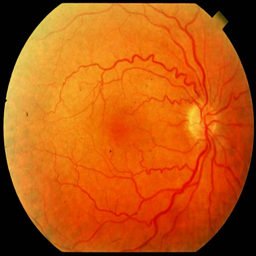
%> input picture images/im5.bmp, 256 x 256 px
$ octave bloodvessel.m   (GNU Octave 9; MATLAB toolbox functions it lacks are replaced by stand-ins)
%> lines starting %> are read from the running program, lines starting %| are printed output that depends on the picture
%%%%%%%%%%%%%%preprocessing%%%%%%%%%%%%%%%%%
a=imread('im5.bmp');
%> a is the input picture: size 256x256x3 uint8; mean R, G, B 184.5, 85.6, 15.8
b=imresize(a,[768 576]);
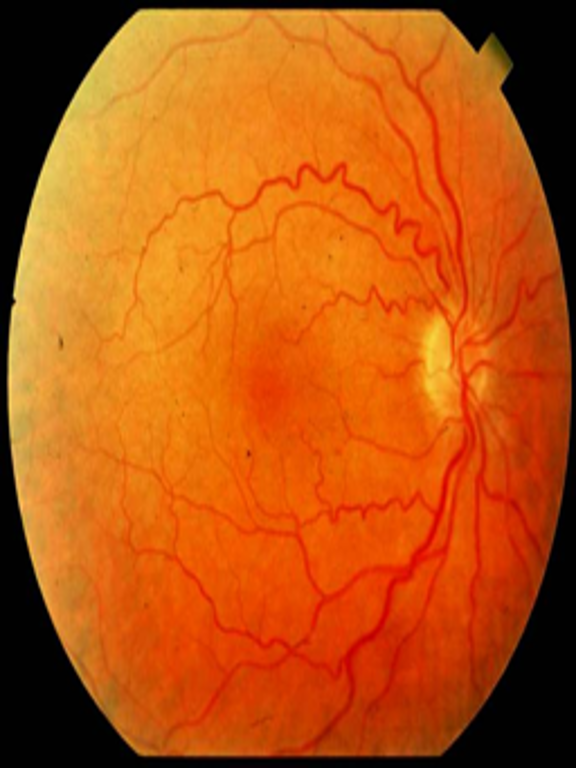
%> b: size 768x576x3 uint8; mean R, G, B 184.5, 85.6, 15.8
figure,
imshow(b);
title('Original image');

%%%%%%%%%%%%Blood vessel segmentation%%%%%%%%%%%%%%%%%
A=b(:,:,2);
figure;imshow(A);
B1 = strel('disk',2);
B2= strel('disk',6);
Dilated=imdilate(A,B1);
figure;imshow(Dilated,[]);
Eroded=imerode(A,B2);
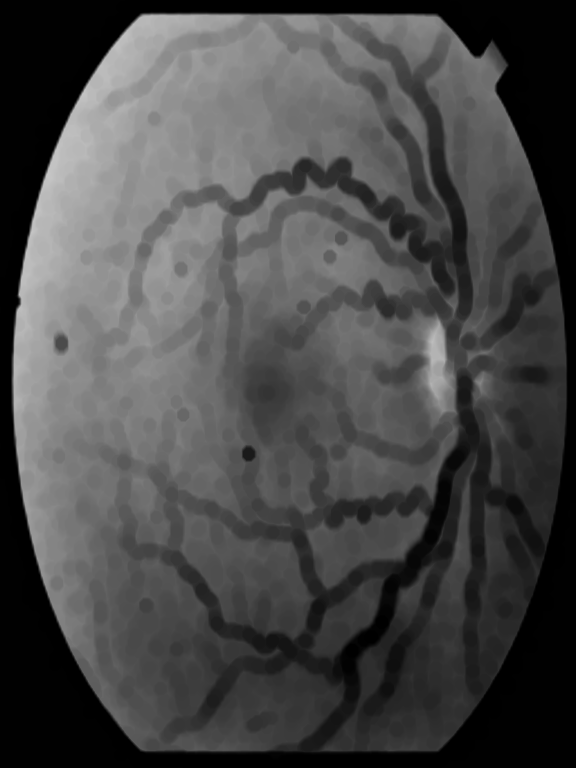
%> Eroded: size 768x576 uint8; min 0, max 200, mean 73.2
figure;imshow(Eroded,[]);

X=imdilate(A,B2);
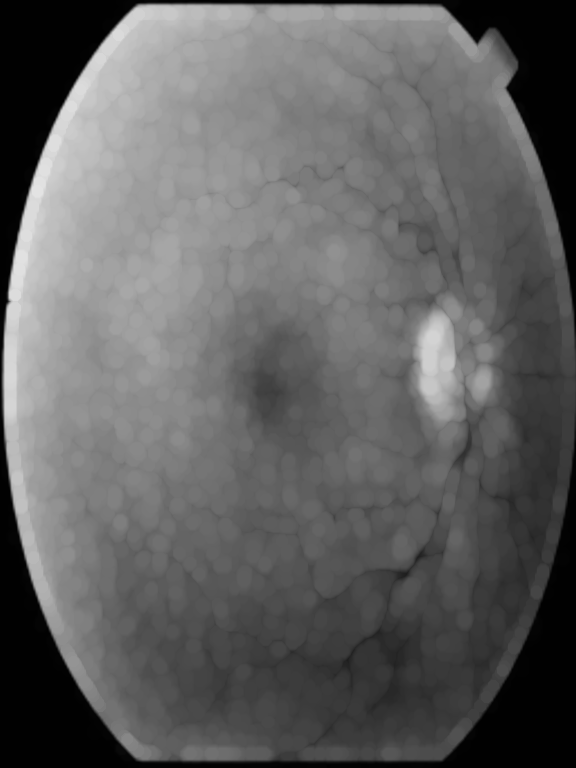
%> X: size 768x576 uint8; min 0, max 227, mean 97.4
X1=imerode(X,B2);
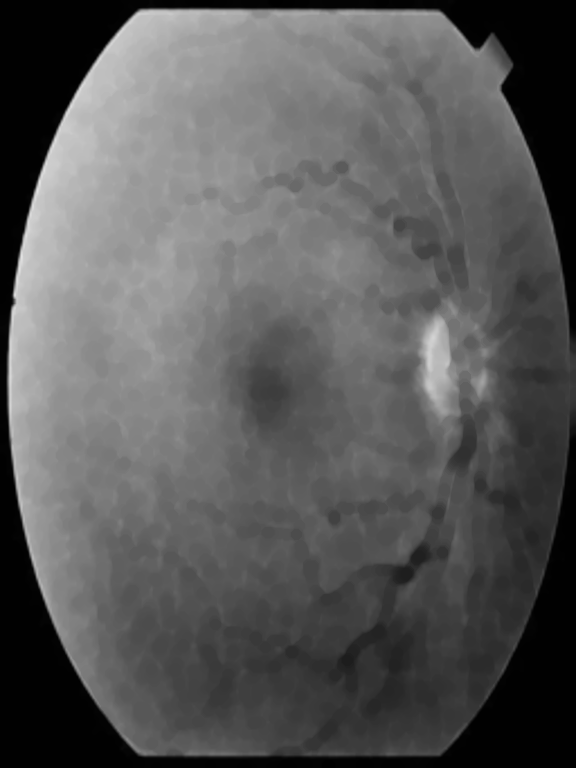
%> X1: size 768x576 uint8; min 0, max 227, mean 89.1


Y=imdilate(A,B1);
Y1=imerode(Y,B1);

C= X1-Y1;
figure;imshow(C);
% pixval on;
[r c]=size(C);
%> r = 768; c = 576
for i=1:r
    for j=1:c
        aa=C(i,j);
        if aa > 8
            C(i,j)=200;
        end
    end
end
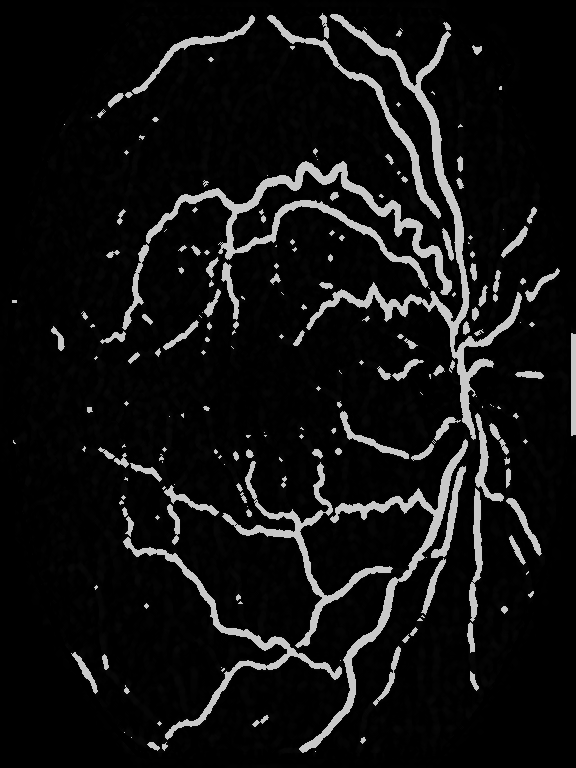
%> C: size 768x576 uint8; min 0, max 200, mean 18.4
   figure;imshow(C);
F=medfilt2(C,[3 3]);
U=medfilt2(F,[5 5]);
figure;imshow(U);
%%%%%%%%%%% Morphological thinning operation%%%%%%%%%%%%%

T=(U-(imerode(U,B1)- imerode(imcomplement(U),B1)));
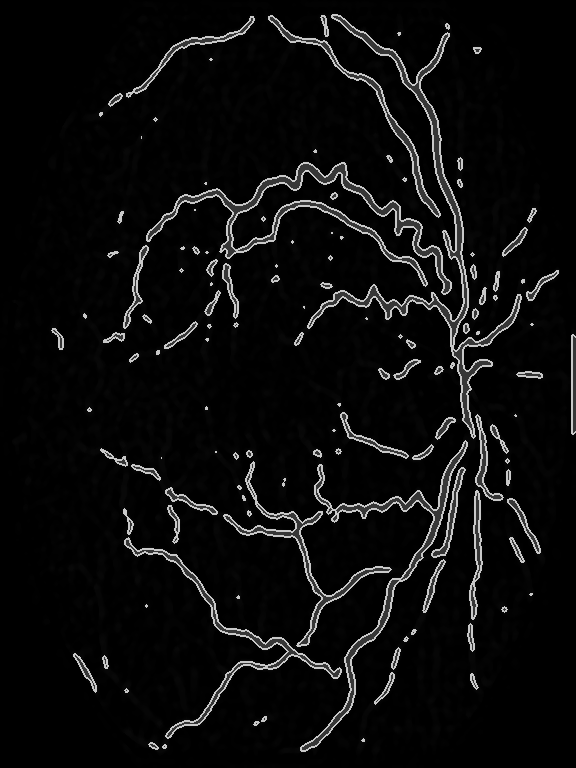
%> T: size 768x576 uint8; min 0, max 200, mean 12.3
figure;imshow(T);
Filtered=medfilt2(T,[2 2]);
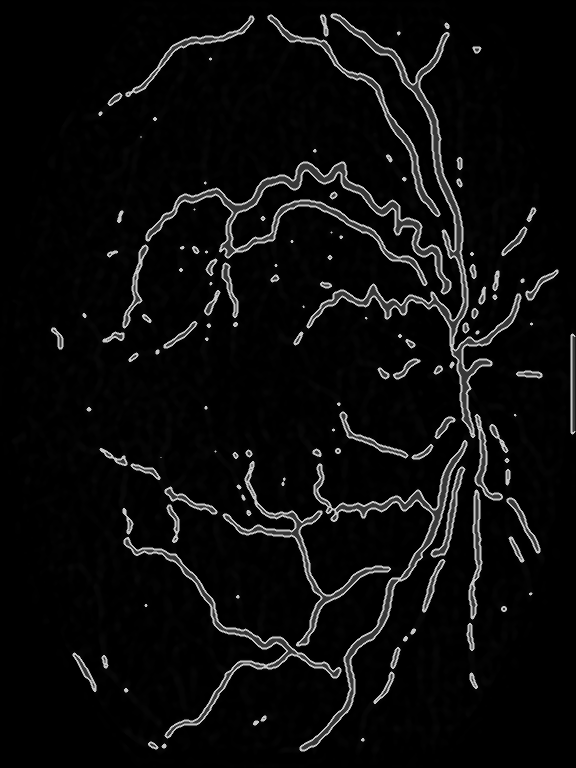
%> Filtered: size 768x576 uint8; min 0, max 200, mean 12.2
figure;imshow(Filtered);

$ run again, with images/im6.bmp copied over images/im5.bmp
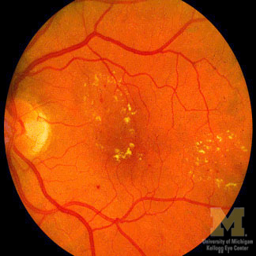
%> input picture images/im6.bmp, 256 x 256 px
%> a is the input picture: size 256x256x3 uint8; mean R, G, B 187.1, 72.4, 9.6
%> after the loop `for i=1:r`:
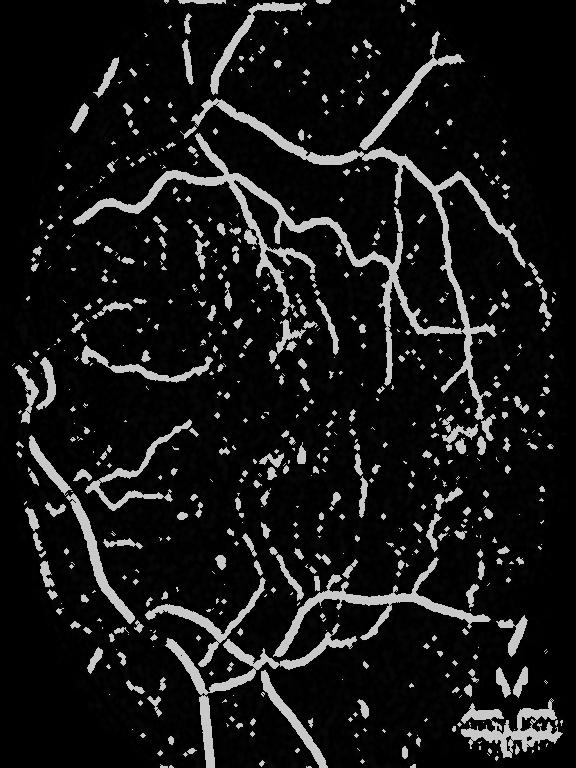
%> C: size 768x576 uint8; min 0, max 200, mean 23.8
%> `Filtered=medfilt2(T,[2 2]);`:
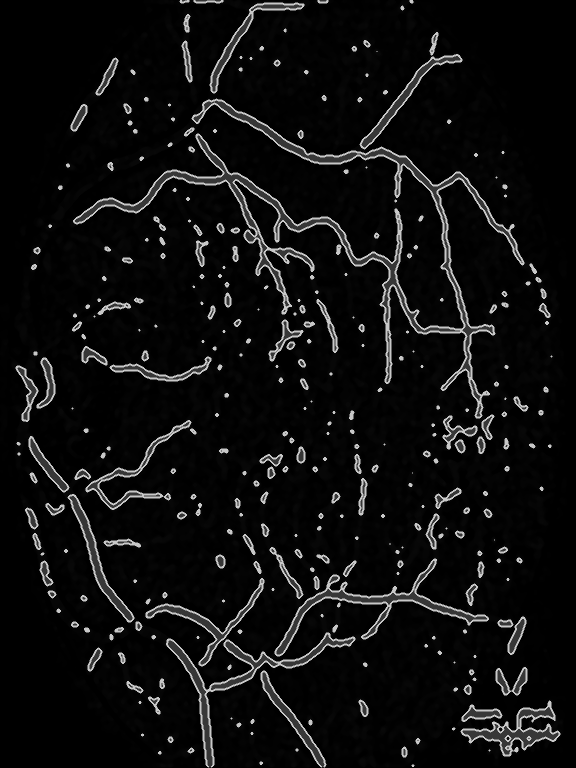
%> Filtered: size 768x576 uint8; min 0, max 200, mean 15

$ run again, with images/im7.bmp copied over images/im5.bmp
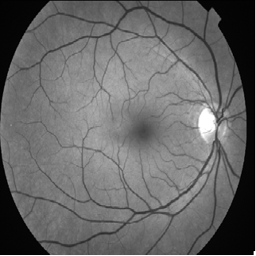
%> input picture images/im7.bmp, 256 x 256 px
%> a is the input picture: size 256x256x3 uint8; min 0, max 255, mean 104.4
%> after the loop `for i=1:r`:
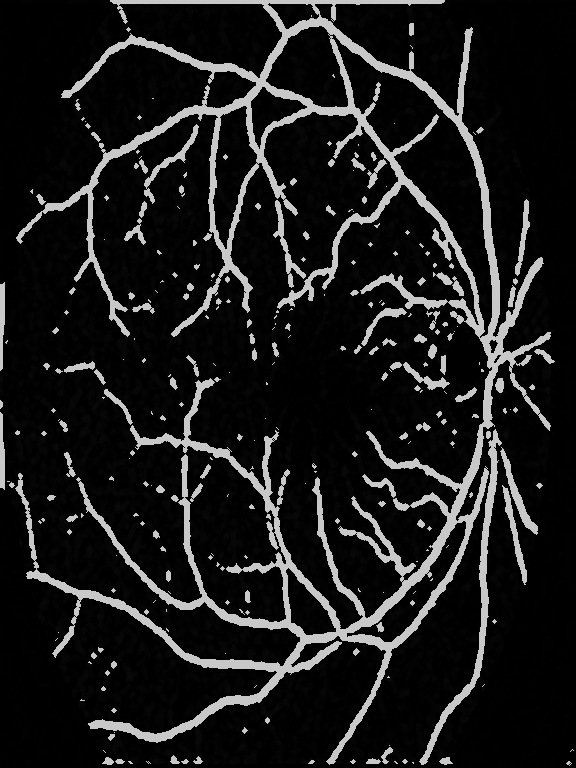
%> C: size 768x576 uint8; min 0, max 200, mean 27.5
%> `Filtered=medfilt2(T,[2 2]);`:
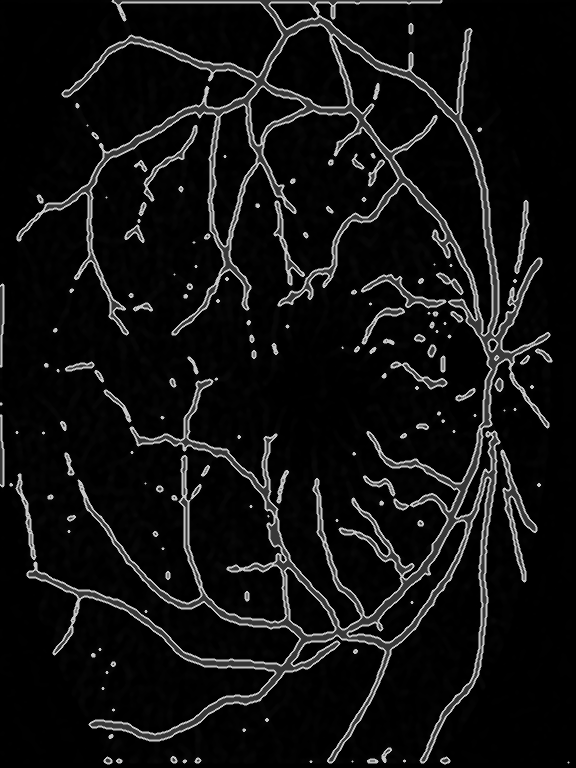
%> Filtered: size 768x576 uint8; min 0, max 200, mean 18.4

$ run again, with images/2.bmp copied over images/im5.bmp
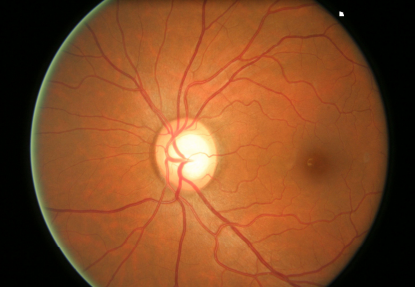
%> input picture images/2.bmp, 415 x 287 px
%> a is the input picture: size 287x415x3 uint8; mean R, G, B 129.6, 74.2, 37.2
%> `Filtered=medfilt2(T,[2 2]);`:
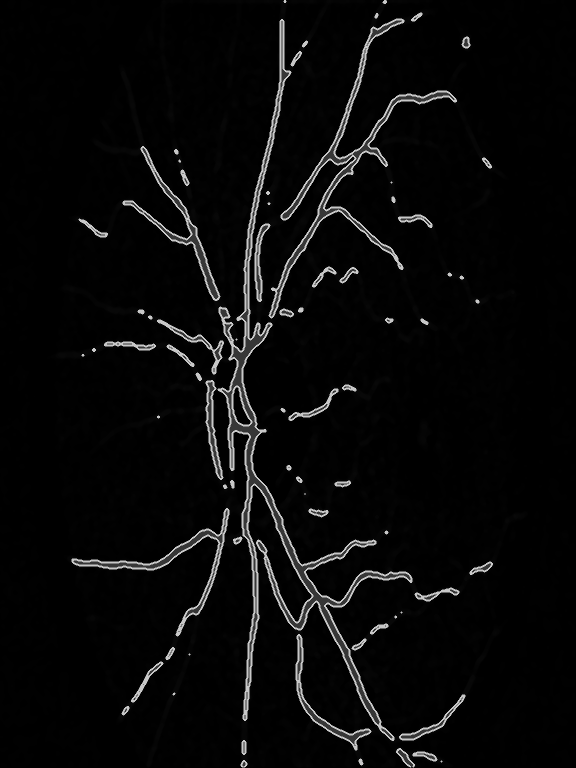
%> Filtered: size 768x576 uint8; min 0, max 200, mean 9; mean of the top-left, top-right, bottom-left and bottom-right quarters 9.9, 7.4, 10, 8.6
